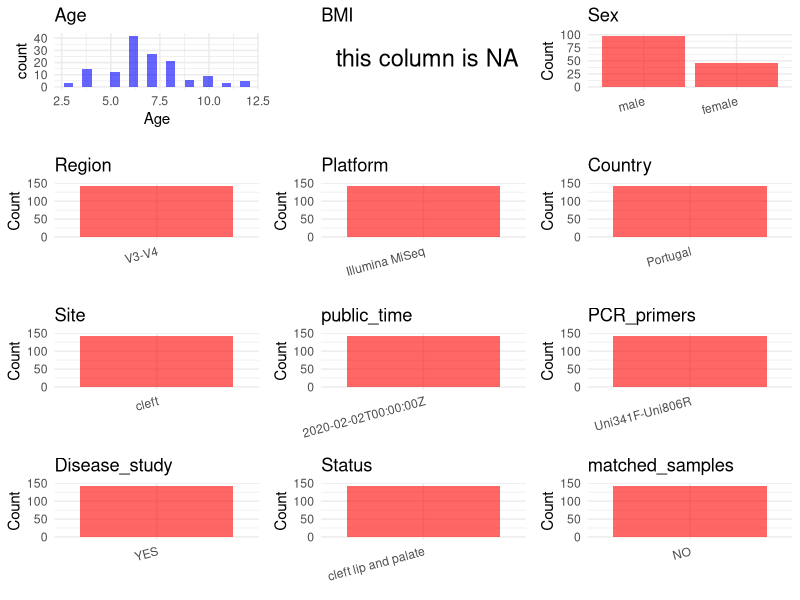

Generate this figure with R: (Note: this script raises an error after producing the figure.)
## ---- chunk 1
library(tidyverse)
library(ggplot2)
library(cowplot)

setwd("C:/Users/zyc/Desktop/oral_project/data/projects/PRJNA512456")
initial_meta <- read.csv("SraRunTable.csv", header = TRUE) 
head(initial_meta)
## ---- chunk 2
metadata <- data.frame(
  BioProject = initial_meta$BioProject,
  Run = initial_meta$Run,
  sample_name = initial_meta$Sample.Name,
  Age = initial_meta$AGE,
  BMI = NA,
  Sex = initial_meta$sex,
  Platform = initial_meta$Instrument,
  Country = initial_meta$geo_loc_name_country,
  # Site = initial_meta$isolation_source,
  public_time = initial_meta$ReleaseDate,
  # Status = initial_meta$Sample.Name,
  stringsAsFactors = FALSE
)
## ---- chunk 3

 # metadata <- metadata %>%
 #  mutate(Sex = recode(Sex, "female" = "F", "male" = "M"))
# metadata <-metadata%>%
#   mutate(Status = case_when(Site == "mucous" ~ "OSCC",
#                             Site == "dental plaque" ~ "OSCC",
#                             Site == "tumor" ~ "OSCC",
#                             TRUE ~ NA))

## ---- chunk 4
metadata$Site <- "cleft"
metadata$Status <- "cleft lip and palate"
metadata$matched_samples <- "NO"
metadata$Region <- "V3-V4"
metadata$title <- "Temporal oral microbiome changes with brushing in children with cleft lip and palate"
metadata$Disease_study <- "YES"
metadata$PCR_primers <- "Uni341F-Uni806R"
head(metadata)
## ---- chunk 5
print(paste("Number of unique runs:", length(unique(metadata$Run))))
print(paste("Number of unique sample names:", length(unique(metadata$sample_name))))
## ---- chunk 6
plot_data <- metadata %>%
  select(-BioProject, -Run, -sample_name, -title)

# Function to create simple plots for each column
create_simple_plots <- function(data) {
  plots <- list()

  for (col in colnames(data)) {
    # Check if the column is all NA
    if (all(is.na(data[[col]]))) {
      # Create an empty plot with text indicating all NA
      p <- ggplot() +
        annotate("text", x = 0.5, y = 0.5, label = "this column is NA", size = 6) +
        labs(title = col) +
        theme_void()
    } else if (is.numeric(data[[col]])) {
      # Numeric variable: histogram
      p <- ggplot(data, aes(x = .data[[col]])) +
        geom_histogram(fill = "blue", alpha = 0.6, bins = 20, na.rm = T) +
        labs(title = col) +
        theme_minimal()
    } else {
      # Categorical variable: bar plot (remove NA values)
      count_data <- as.data.frame(table(data[[col]], useNA = "ifany"))
      p <- ggplot(count_data, aes(x = reorder(Var1, -Freq), y = Freq)) +
        geom_col(fill = "red", alpha = 0.6) +
        labs(title = col, x = NULL, y = "Count") +
        theme_minimal() +
        theme(axis.text.x = element_text(angle = 15, hjust = 1))
    }
    plots[[col]] <- p
  }

  return(plots)
}


plots <- create_simple_plots(plot_data)
p<-plot_grid(plots$Age,
          plots$BMI,
          plots$Sex,
          plots$Region,
          plots$Platform,
          plots$Country,
          plots$Site,
          plots$public_time,
          plots$PCR_primers,
          plots$Disease_study,
          plots$Status,
          plots$matched_samples,# add
          ncol = 3, align = "hv", axis = "lb")
ggsave("Metadata_Summary.png", plot = p, width = 8, height = 6, dpi = 150)


## ---- chunk 7
knitr::include_graphics("Metadata_Summary.png")
## ---- chunk 8
metadata <- metadata[, c(
  "BioProject", "Run", "sample_name", "Age", "BMI", "Sex",
  "Region", "Platform", "Country", "Site", "public_time",
  "PCR_primers", "title", "Disease_study", "Status","matched_samples"
)]



write.csv(metadata, file = "metadata.csv", quote = FALSE)
